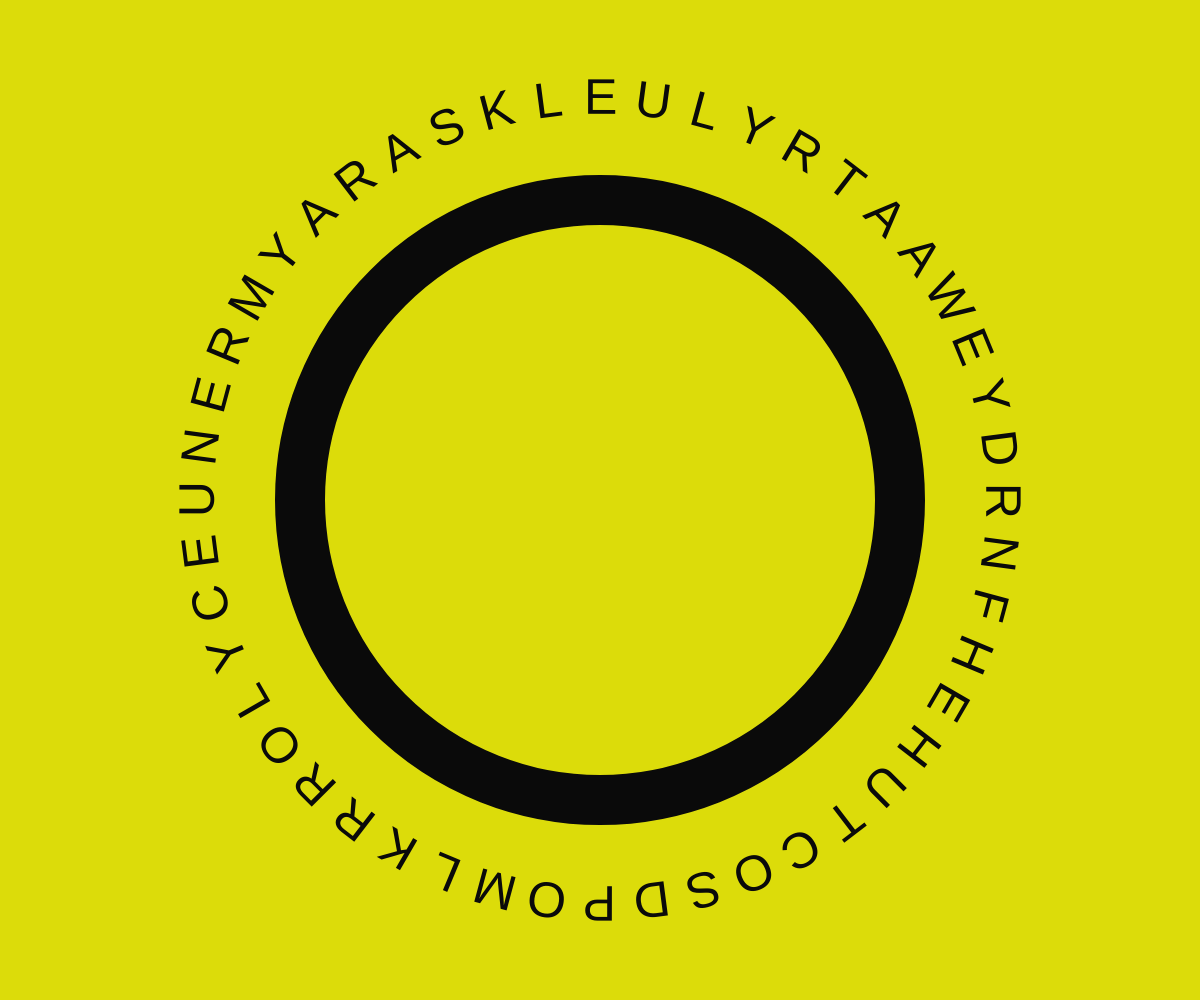
Frame 1 (no input)
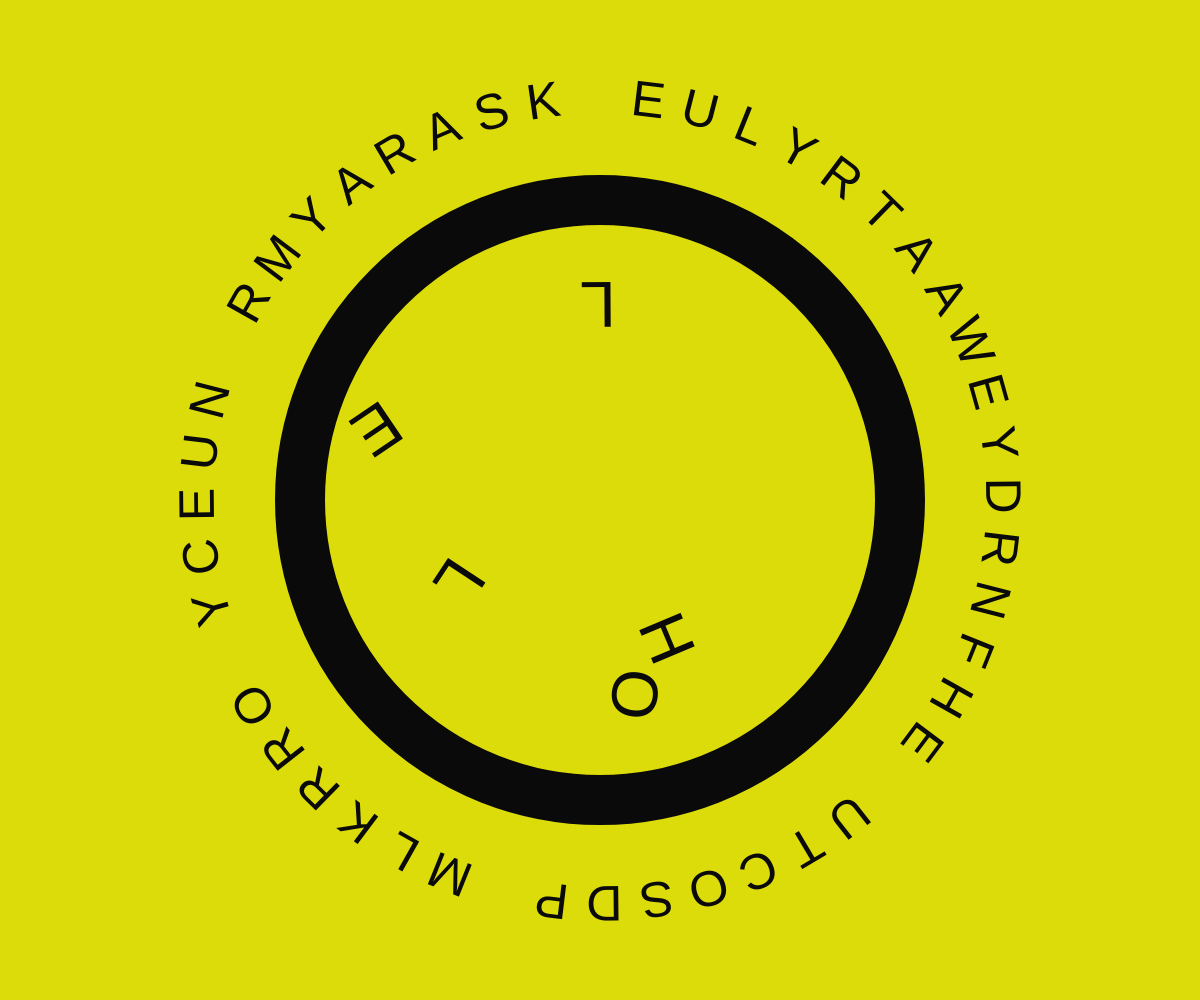
Frame 60 (no input)
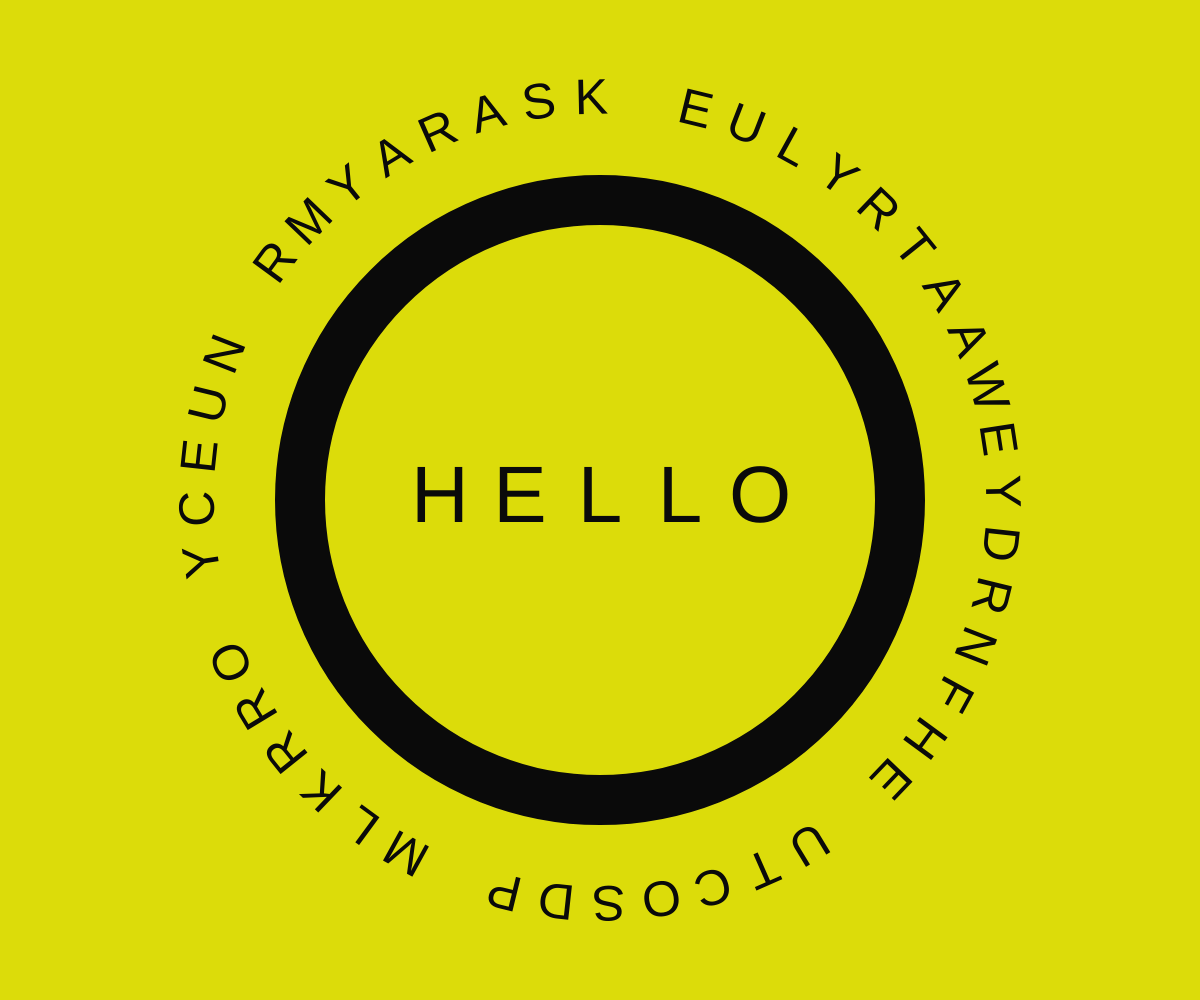
Frame 120 (the mouse pressed at the canvas centre since frame 60)

The p5.js sketch that drew these frames (run headless with seeded random() and noise() and a simulated clock; from frame 60 on, the mouse is pressed at the canvas centre):

// p5.js sketch
// ── sketch.js
const interval = 300;
const msgArr = ["HELLO", "SORRY", "THANK", "WORLD", "PEACE", "SUMMER", "FRYDAY", "LUCKY", "NATURE"];

let msgNum = 0; // 現在選択されているメッセージのインデックス
let charArray = []; // すべての文字オブジェクトを含む配列

function setup() {
  createCanvas(windowWidth, windowHeight);
  textFont("Helvetica");

  charArray = msgArr.flatMap((msg, msgIndex) => {
    const msgLength = msg.length;

    return msg.split('').map((char, charIndex) => ({
      char: char,
      isSelected: false,      // 初期状態ではすべてfalse
      indexInMsg: charIndex,
      msgLength: msgLength,
      originalMsgIndex: msgIndex // ★追加: 元のmsgArrのインデックスを記憶
    }));
  });

  charArray = shuffle(charArray); // 初期シャッフル
  charArray.forEach(item => {
    // オブジェクトに記憶させた originalMsgIndex と現在の msgNum を比較
    item.isSelected = (item.originalMsgIndex === msgNum);
  });
}

function draw() {
  background(220, 220, 10);

  const progress = (frameCount % interval) / interval;
  const zigzag = easeInOutSine(map(max(abs(progress - 0.5), 0.1), 0.1, 0.5, 1, 0));

  if (frameCount % interval == 0) {
    const availableIndices = [];
    for (let i = 0; i < msgArr.length; i++) {
      if (i !== msgNum) { // 現在の msgNum 以外を追加
        availableIndices.push(i);
      }
    }
    msgNum = availableIndices[floor(random(availableIndices.length))];
    charArray.forEach(item => {
      // オブジェクトに記憶させた originalMsgIndex と現在の msgNum を比較
      item.isSelected = (item.originalMsgIndex === msgNum);
    });
  }

  push();
  translate(width/2, height/2);

  const maxRadius = min(width, height) * 0.4;

  noFill();
  strokeWeight(min(width, height) * 0.05);
  stroke(10);
  circle(0, 0, maxRadius * 1.5);

  for (let charArrayIndex = 0; charArrayIndex < charArray.length; charArrayIndex++) {
    let char = charArray[charArrayIndex].char;
    let angle = (map(charArrayIndex, 0, charArray.length, 0, TAU) + frameCount * 0.002) % TAU;
    let radius = maxRadius;
    let sa = angle + PI / 2;
    let ta = 0;
    let sx = radius * cos(angle);
    let sy = radius * sin(angle);
    let tx = map(charArray[charArrayIndex].indexInMsg, 0, charArray[charArrayIndex].msgLength - 1, -maxRadius * 0.4, maxRadius * 0.4);
    let ty = 0;
    let x = map(zigzag * charArray[charArrayIndex].isSelected, 0, 1, sx, tx);
    let y = map(zigzag * charArray[charArrayIndex].isSelected, 0, 1, sy, ty);
    let a = map(zigzag * charArray[charArrayIndex].isSelected, 0, 1, sa, ta);
    let s = min(width, height) * map(zigzag * charArray[charArrayIndex].isSelected, 0, 1, 0.05, 0.08);

    push();
    fill(10);
    noStroke();
    textSize(s);
    textAlign(CENTER, CENTER);
    translate(x, y);
    rotate(a);
    text(char, 0, 0);
    pop();
  }
  pop();
}

function easeInOutSine(x) {
  return -(Math.cos(Math.PI * x) - 1) / 2;
}

function windowResized() {
  resizeCanvas(windowWidth, windowHeight);
}

function keyPressed() {
  // Space key
  if (keyCode === 32) {
    let fs = fullscreen();
    fullscreen(!fs);
  }
}
